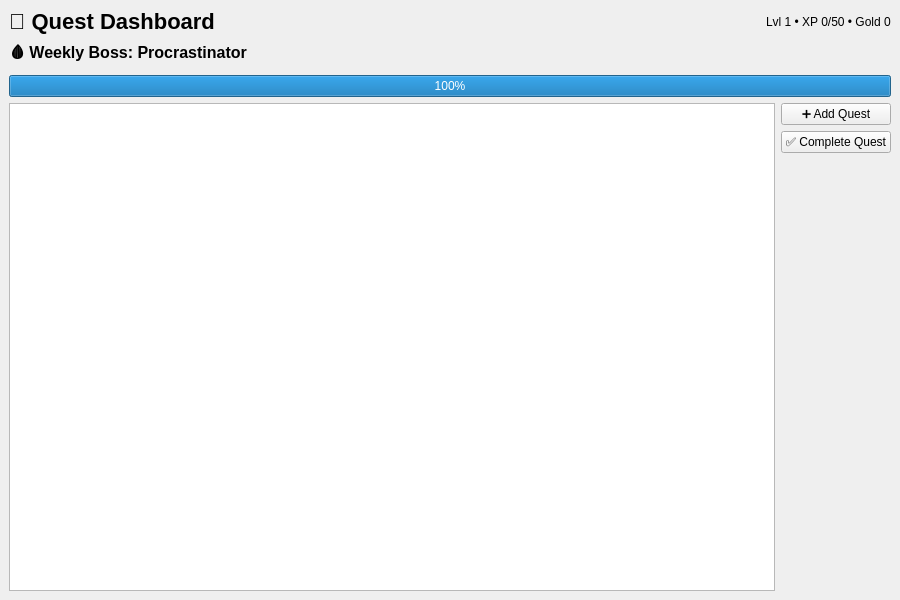
<?xml version="1.0" encoding="UTF-8"?>
<ui version="4.0">
 <class>Dashboard</class>
 <widget class="QMainWindow" name="Dashboard">
  <property name="windowTitle">
   <string>QuestForge - Dashboard</string>
  </property>
  <property name="geometry">
   <rect>
    <x>0</x>
    <y>0</y>
    <width>900</width>
    <height>600</height>
   </rect>
  </property>

  <!-- CENTRAL WIDGET -->
  <widget class="QWidget" name="centralwidget">
   <layout class="QVBoxLayout" name="rootLayout">
    <item>

     <!-- TOP BAR -->
     <layout class="QHBoxLayout" name="topBar">
      <item>
       <widget class="QLabel" name="titleLabel">
        <property name="text">
         <string>🏰 Quest Dashboard</string>
        </property>
        <property name="styleSheet">
         <string>font-size: 22px; font-weight: bold;</string>
        </property>
       </widget>
      </item>
      <item>
       <spacer name="topSpacer">
        <property name="orientation">
         <enum>Qt::Horizontal</enum>
        </property>
        <property name="sizeHint">
         <size>
          <width>40</width>
          <height>20</height>
         </size>
        </property>
       </spacer>
      </item>
      <item>
       <widget class="QLabel" name="statsLabel">
        <property name="text">
         <string>Lvl 1 • XP 0/50 • Gold 0</string>
        </property>
       </widget>
      </item>
     </layout>

    </item>

    <!-- BOSS PANEL -->
    <item>
     <layout class="QVBoxLayout" name="bossPanel">
      <item>
       <widget class="QLabel" name="bossName">
        <property name="text">
         <string>🩸 Weekly Boss: Procrastinator</string>
        </property>
        <property name="styleSheet">
         <string>font-size: 16px; font-weight: bold;</string>
        </property>
       </widget>
      </item>
      <item>
       <widget class="QProgressBar" name="bossHpBar">
        <property name="maximum">
         <number>100</number>
        </property>
        <property name="value">
         <number>100</number>
        </property>
        <property name="textVisible">
         <bool>true</bool>
        </property>
       </widget>
      </item>
     </layout>
    </item>

    <!-- MAIN CONTENT -->
    <item>
     <layout class="QHBoxLayout" name="contentLayout">

      <!-- QUEST LIST -->
      <item>
       <widget class="QListWidget" name="questList"/>
      </item>

      <!-- ACTION BUTTONS -->
      <item>
       <layout class="QVBoxLayout" name="actionPanel">
        <item>
         <widget class="QPushButton" name="addQuestButton">
          <property name="text">
           <string>➕ Add Quest</string>
          </property>
         </widget>
        </item>
        <item>
         <widget class="QPushButton" name="completeQuestButton">
          <property name="text">
           <string>✅ Complete Quest</string>
          </property>
         </widget>
        </item>
        <item>
         <spacer name="actionSpacer">
          <property name="orientation">
           <enum>Qt::Vertical</enum>
          </property>
          <property name="sizeHint">
           <size>
            <width>20</width>
            <height>40</height>
           </size>
          </property>
         </spacer>
        </item>
       </layout>
      </item>

     </layout>
    </item>

   </layout>
  </widget>

 </widget>
 <resources/>
 <connections/>
</ui>
